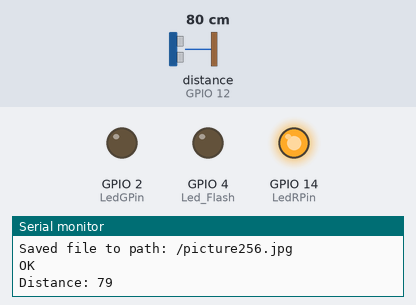
Bench run of a sketch on a simulated ESP32. Shown: output pins drawn as LEDs (lit = HIGH), the last lines printed to the serial monitor. Wiring (inferred from the names in the program): ultrasonic range finder: trigger GPIO 13; echo GPIO 12. The test bench sets the inputs (shaded band); at power-on: distance to the obstacle (sensor on GPIO 12) 80 cm. The echo pulse lasts 58.3 µs per cm; WiFi joins after 1.5 s; servers stay silent unless stated; storage starts empty; EEPROM starts erased; the camera gives no picture; pins used as bus, display or sensor lines are not drawn.

Above: at 3.1 s.
3.2 s: distance to the obstacle (sensor on GPIO 12) set to 99 cm
6.7 s: distance to the obstacle (sensor on GPIO 12) set to 106 cm
At 7.6 s:
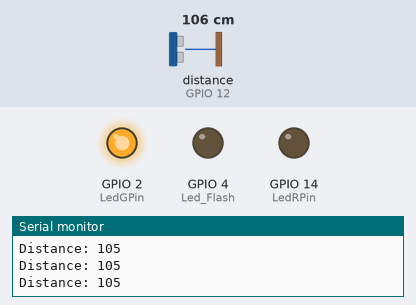
8.4 s: distance to the obstacle (sensor on GPIO 12) set to 2 cm
At 9.0 s:
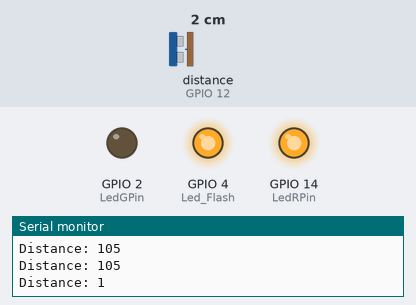
12.4 s: distance to the obstacle (sensor on GPIO 12) set to 120 cm
At 13.1 s:
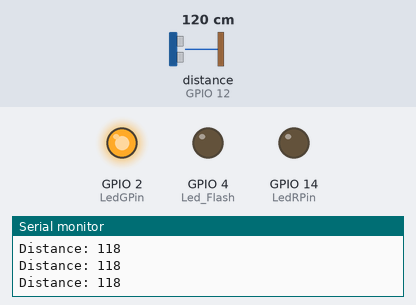
Timing chart, 0 to 15.0 s (numbered marks = the images above; inputs shaded):
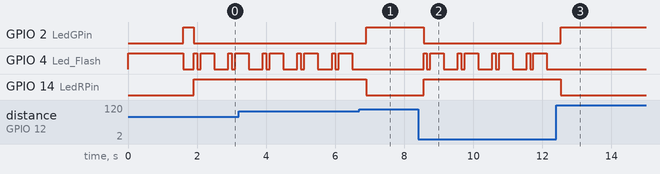

The sketch:

ESP32-CAM-Ultrasonic-Line_LED.ino
```cpp
#include <WiFi.h>
#include "esp_camera.h"
#include "esp_system.h"

#include "Arduino.h"
#include "FS.h"                // SD Card ESP32
#include "SD_MMC.h"            // SD Card ESP32
#include "soc/soc.h"           // Disable brownour problems
#include "soc/rtc_cntl_reg.h"  // Disable brownour problems
#include "driver/rtc_io.h"
#include <EEPROM.h>            // read and write from flash memory

// define the number of bytes you want to access
#define EEPROM_SIZE 1

hw_timer_t *timer = NULL;
void IRAM_ATTR resetModule(){
    ets_printf("reboot\n");
    esp_restart();
}
#include <TridentTD_LineNotify.h>
#define SSID        "DerrickSamsung"   //WiFi name
#define PASSWORD    "16099725"   //PASSWORD
#define LINE_TOKEN  "nQBxLWUcNhGK5rfW1SbvYTgdANJqMX0V255XLyHA1Q4"

// Pin definition for CAMERA_MODEL_AI_THINKER
#define PWDN_GPIO_NUM     32
#define RESET_GPIO_NUM    -1
#define XCLK_GPIO_NUM      0
#define SIOD_GPIO_NUM     26
#define SIOC_GPIO_NUM     27

#define Y9_GPIO_NUM       35
#define Y8_GPIO_NUM       34
#define Y7_GPIO_NUM       39
#define Y6_GPIO_NUM       36
#define Y5_GPIO_NUM       21
#define Y4_GPIO_NUM       19
#define Y3_GPIO_NUM       18
#define Y2_GPIO_NUM        5
#define VSYNC_GPIO_NUM    25
#define HREF_GPIO_NUM     23
#define PCLK_GPIO_NUM     22

const int Led_Flash = 4;
const int trigPin = 13;
const int echoPin = 12;

const int LedBPin = 4;
const int LedGPin = 2;
const int LedRPin = 14;

int pictureNumber = 0;

boolean startTimer = false;
unsigned long time_now=0;
int time_capture=0;
long duration;
int distance;
void setup() {

  WRITE_PERI_REG(RTC_CNTL_BROWN_OUT_REG, 0); //disable brownout detector

  Serial.begin(115200);
   while (!Serial) {  ;  }
  pinMode(trigPin, OUTPUT); // Sets the trigPin as an Output
  pinMode(echoPin, INPUT);
  pinMode(Led_Flash, OUTPUT);

  pinMode(LedRPin,OUTPUT);
  pinMode(LedGPin,OUTPUT);
  pinMode(LedBPin,OUTPUT);

  LedShow(1);

  WiFi.begin(SSID, PASSWORD);
  Serial.printf("WiFi connecting to %s\n",  SSID);
  while(WiFi.status() != WL_CONNECTED) { Serial.print("."); delay(400); }
  Serial.printf("\nWiFi connected\nIP : ");
  Serial.println(WiFi.localIP());
  LINE.setToken(LINE_TOKEN);

  LedShow(2);

    timer = timerBegin(0, 80, true); //timer 0, div 80Mhz
    timerAttachInterrupt(timer, &resetModule, true);
    timerAlarmWrite(timer, 20000000, false); //set time in us 15s
    timerAlarmEnable(timer); //enable interrupt

  camera_config_t config;
  config.ledc_channel = LEDC_CHANNEL_0;
  config.ledc_timer = LEDC_TIMER_0;
  config.pin_d0 = Y2_GPIO_NUM;
  config.pin_d1 = Y3_GPIO_NUM;
  config.pin_d2 = Y4_GPIO_NUM;
  config.pin_d3 = Y5_GPIO_NUM;
  config.pin_d4 = Y6_GPIO_NUM;
  config.pin_d5 = Y7_GPIO_NUM;
  config.pin_d6 = Y8_GPIO_NUM;
  config.pin_d7 = Y9_GPIO_NUM;
  config.pin_xclk = XCLK_GPIO_NUM;
  config.pin_pclk = PCLK_GPIO_NUM;
  config.pin_vsync = VSYNC_GPIO_NUM;
  config.pin_href = HREF_GPIO_NUM;
  config.pin_sscb_sda = SIOD_GPIO_NUM;
  config.pin_sscb_scl = SIOC_GPIO_NUM;
  config.pin_pwdn = PWDN_GPIO_NUM;
  config.pin_reset = RESET_GPIO_NUM;
  config.xclk_freq_hz = 20000000;
  config.pixel_format = PIXFORMAT_JPEG;

  if(psramFound()){
// FRAMESIZE_ +
//QQVGA/160x120//QQVGA2/128x160//QCIF/176x144//HQVGA/240x176
//QVGA/320x240//CIF/400x296//VGA/640x480//SVGA/800x600//XGA/1024x768
//SXGA/1280x1024//UXGA/1600x1200//QXGA/2048*1536
    config.frame_size = FRAMESIZE_SXGA;
    config.jpeg_quality = 10;
    config.fb_count = 2;
  } else {
    config.frame_size = FRAMESIZE_QQVGA;
    config.jpeg_quality = 12;
    config.fb_count = 1;
  }

  // Init Camera
  esp_err_t err = esp_camera_init(&config);
  if (err != ESP_OK) {
    Serial.printf("Camera init failed with error 0x%x", err);
    return;
  }

}
void loop() {
    LedShow(2);
    timerWrite(timer, 0); //reset timer (feed watchdog)
    long tme = millis();
    digitalWrite(trigPin, LOW);
    delayMicroseconds(2);
    // Sets the trigPin on HIGH state for 10 micro seconds
    digitalWrite(trigPin, HIGH);
    delayMicroseconds(10);
    digitalWrite(trigPin, LOW);

// Reads the echoPin, returns the sound wave travel time in microseconds
    duration = pulseIn(echoPin, HIGH);
// Calculating the distance
    distance= duration*0.034/2;
// Prints the distance on the Serial Monitor
    Serial.print("Distance: ");
    Serial.println(distance);
    if (( distance <= 100) && (distance != 0)) {
           LedShow(3);
           Camera_capture();
           Serial.println("OK");
           startTimer = true;
           delay(200);
      }
     if(millis() > time_now + 1000) {
           time_now = millis();
          }
         tme = millis() - tme;
         delay(200);
}

void Camera_capture() {
  digitalWrite(Led_Flash, HIGH);
  delay(100);
  digitalWrite(Led_Flash, LOW);
  delay(100);
  digitalWrite(Led_Flash, HIGH);

  //Serial.println("Starting SD Card");
  if(!SD_MMC.begin()){
    Serial.println("SD Card Mount Failed");
    return;
  }

  uint8_t cardType = SD_MMC.cardType();
  if(cardType == CARD_NONE){
    Serial.println("No SD Card attached");
    return;
  }

  delay(100);

  camera_fb_t * fb = NULL;
  delay(200);
  // Take Picture with Camera
  fb = esp_camera_fb_get();
  if(!fb) {
    Serial.println("Camera capture failed");
    return;
  }

   EEPROM.begin(EEPROM_SIZE);
   pictureNumber = EEPROM.read(0) + 1;

   // Path where new picture will be saved in SD Card
   String path = "/picture" + String(pictureNumber) +".jpg";

   fs::FS &fs = SD_MMC;
   Serial.printf("Picture file name: %s\n", path.c_str());

   File file = fs.open(path.c_str(), FILE_WRITE);
   if(!file){
     Serial.println("Failed to open file in writing mode");
   }
   else {
     file.write(fb->buf, fb->len); // payload (image), payload length
     Serial.printf("Saved file to path: %s\n", path.c_str());
     EEPROM.write(0, pictureNumber);
     EEPROM.commit();
   }

   digitalWrite(Led_Flash, LOW);
   Send_line(fb->buf,fb->len);

   file.close();
   esp_camera_fb_return(fb);
  // Serial.println("Going to sleep now");
  // esp_deep_sleep_start();
  // Serial.println("This will never be printed");

}

void Send_line(uint8_t *image_data,size_t   image_size){
   LINE.notifyPicture("DETECT!!",image_data, image_size);
}

void LedShow(int pin){

    switch(pin){
      case 1:
          digitalWrite(LedRPin,0);
          digitalWrite(LedGPin,0);
          digitalWrite(LedBPin,1);
          break;
      case 2:
          digitalWrite(LedRPin,0);
          digitalWrite(LedGPin,1);
          digitalWrite(LedBPin,0);
          break;
      case 3:
          digitalWrite(LedRPin,1);
          digitalWrite(LedGPin,0);
          digitalWrite(LedBPin,0);
          break;
      default:
          digitalWrite(LedRPin,0);
          digitalWrite(LedGPin,0);
          digitalWrite(LedBPin,0);
    }
}
```

Measured:
- the behaviour switches between 101 and 102 cm on distance to the obstacle (sensor on GPIO 12) (found by bisection; images 0 and 1)
- after the input at 6.7 s, GPIO 2 (LedGPin): LOW → HIGH after 0.20 s; GPIO 4 (Led_Flash): stops changing and stays LOW; GPIO 14 (LedRPin): HIGH → LOW after 0.20 s
- after the input at 8.4 s, GPIO 2 (LedGPin): HIGH → LOW after 0.16 s; GPIO 4 (Led_Flash): LOW → HIGH after 0.16 s, then repeats every 0.99 s: LOW 0.10 s, HIGH 0.39 s, LOW 0.41 s, HIGH 0.10 s; GPIO 14 (LedRPin): LOW → HIGH after 0.16 s
- after the input at 12.4 s, GPIO 2 (LedGPin): LOW → HIGH after 0.14 s; GPIO 4 (Led_Flash): stops changing and stays LOW; GPIO 14 (LedRPin): HIGH → LOW after 0.14 s
- by itself, GPIO 4 (Led_Flash): repeats every 1.0 s: HIGH 0.10 s, LOW 0.10 s, HIGH 0.39 s, LOW 0.41 s
